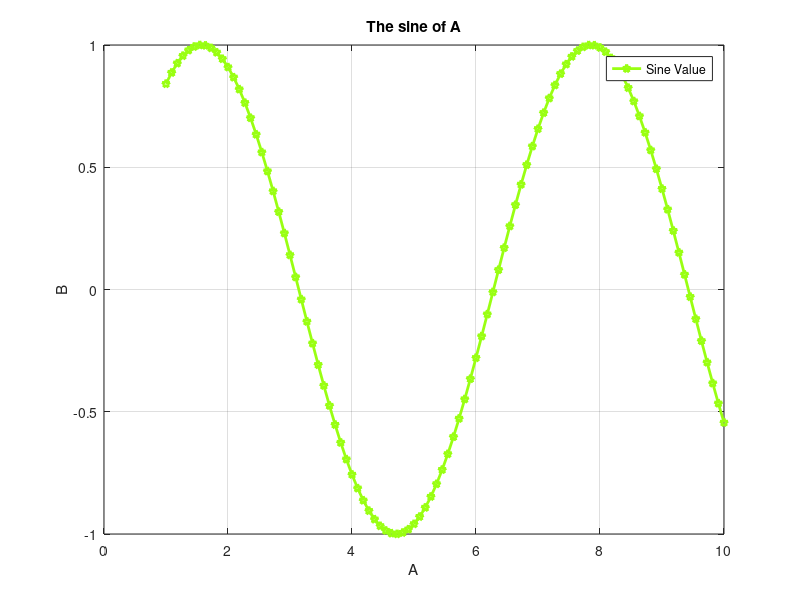

Reproduce this figure in MATLAB.

%================ CELL ARRAYS ================%
%Create a cell array containing various data types (numbers, text, and variables).
myCellArray = {5, 8, [1 2 3; 4 5 6], 'Hello, World!'};
%Access and display specific elements within the cell array.
disp(myCellArray{3});
disp(myCellArray{4});


%================ STRUCTURES ================%
%Create a simple structure to store information about a person (name, age, city).
person = struct('Name','Mahmoud','Age',22, 'City','KafrElsheikh');
%Access and display the structure fields.
fprintf('The name of the person is:%s \n',person.Name);
fprintf('The age of the person is: %d \n',person.Age);
fprintf('The city is : %s \n',person.City);

%================ STRING CONCAT ================%

firstName = 'Mahmoud';
secondName= 'Elsaeed';
fullName = [firstName , ' ', secondName];
disp(fullName);

%================ Conditional Statements (If) ================%

%Write an if statement that checks if a number is even or odd.
num = input('Enter the number you want to check: ');
if rem(num,2) == 0
    disp('The Number is EVEN');
else
    disp('The Number is ODD');
end


%================ For Loops  ================%

%Create a for loop to generate a sequence of numbers (e.g., 1 to 10).
%Display the numbers within the loop.
for i = 1:10
    fprintf('%d ', i);    
end
fprintf('\n');

%================ BASIC PLOTTING ================%

%Generate data for a simple plot (e.g., a sine wave).
A = linspace(1,10,100);
B = sin(A);


plot(A,B, 'LineWidth',2, 'Color',[.6 1 .07], 'Marker','pentagram');


xlabel A;
ylabel B;
legend('Sine Value');
title 'The sine of A'
grid on;


